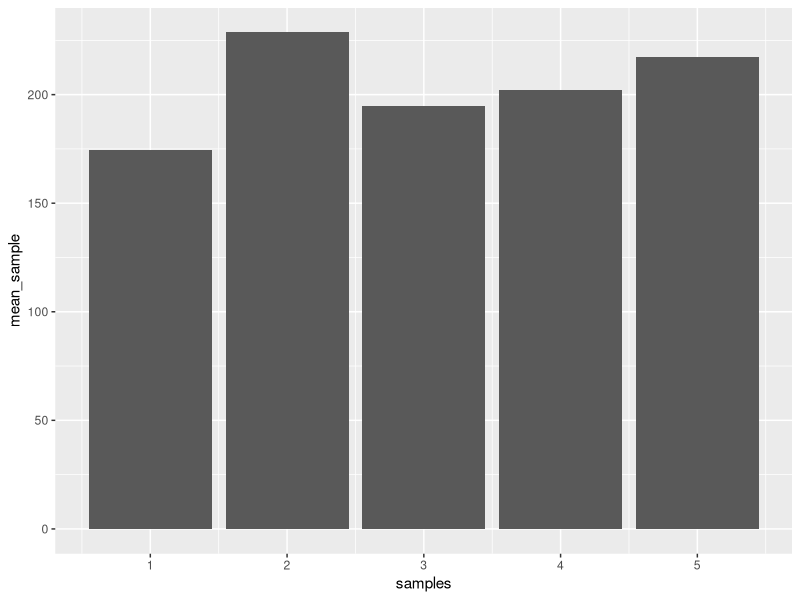
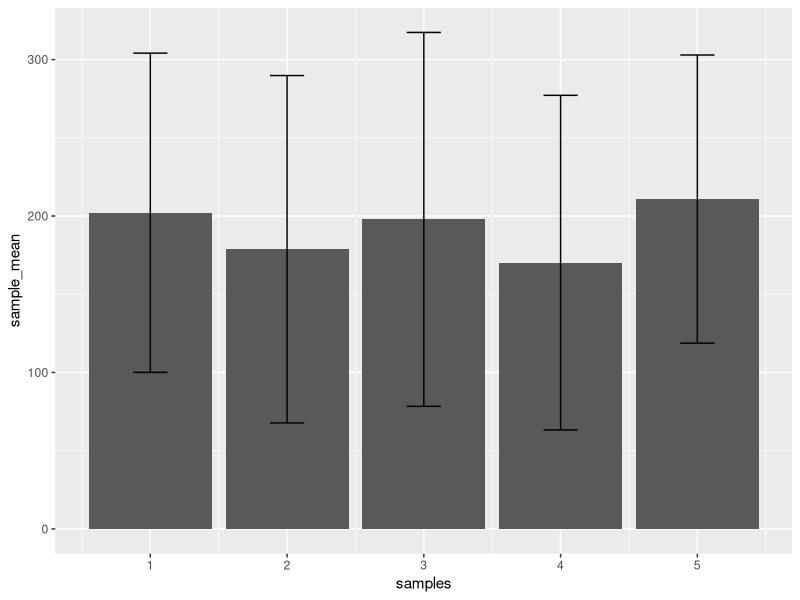
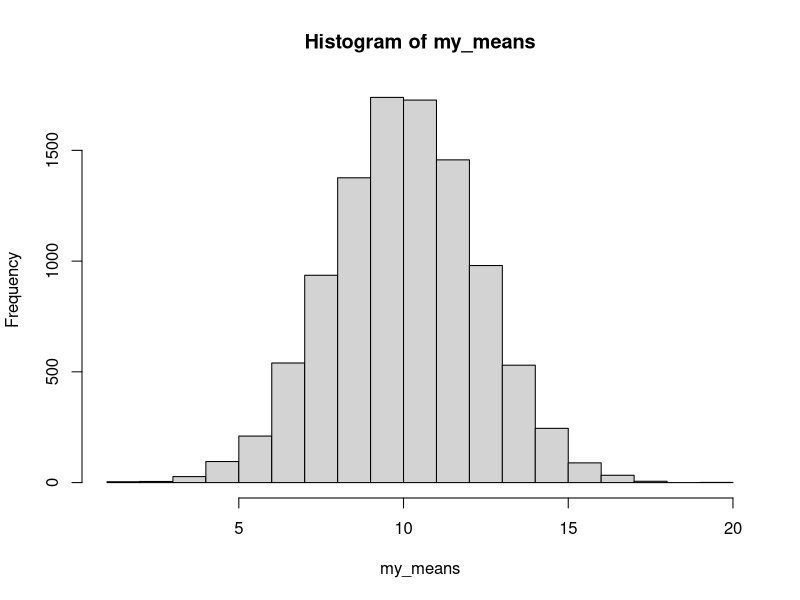
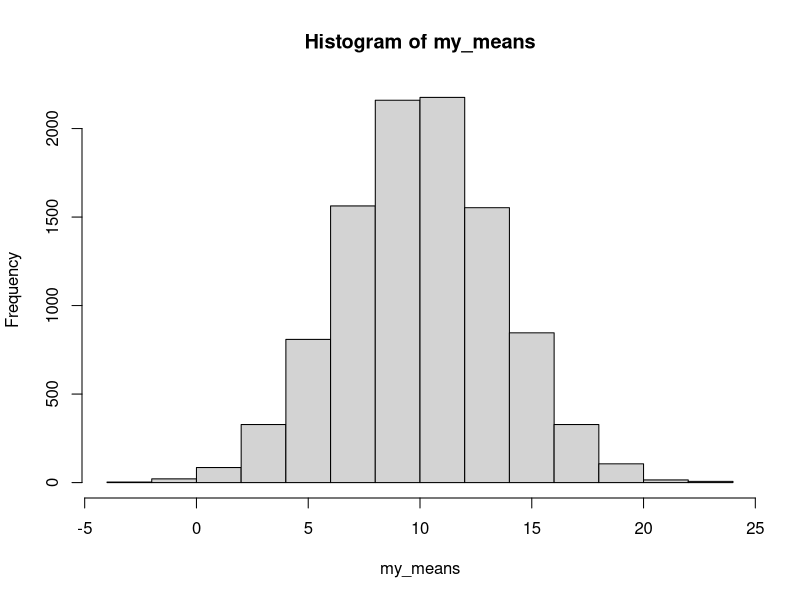
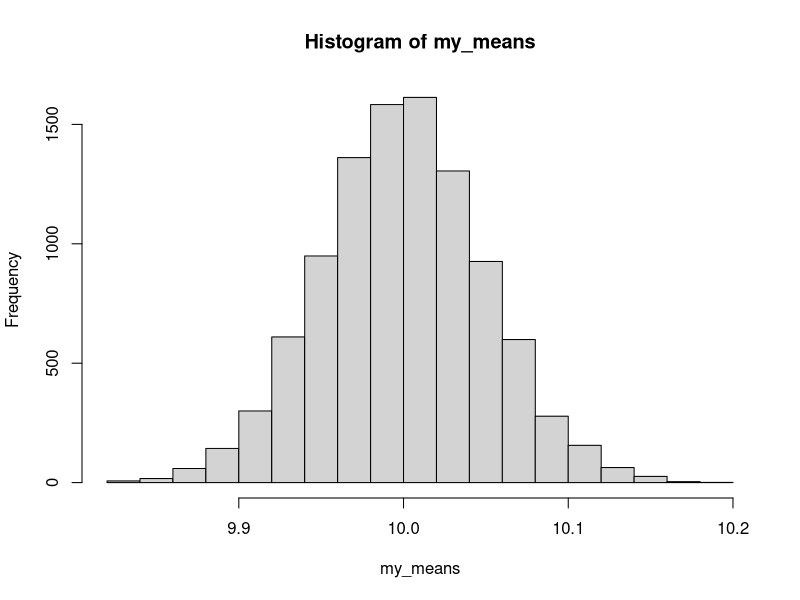

Here is the R script that generated these plots, in order:
## ---- chunk 1
knitr::opts_chunk$set(echo = TRUE)
## ---- chunk 2
# create vectors for columns
observations <- rnorm(n = 5*25, mean = 200, sd =100)
samples <- rep(1:5, each=25)

# creates table from the above vectors using data.frame()
my_data <- data.frame(observations,samples)

#get means of each group of samples
library(dplyr)

means <- my_data %>%
  group_by(samples) %>%
  summarize(mean_sample = mean(observations))

library(ggplot2)

ggplot(means,aes(y=mean_sample, x= samples))+
  geom_bar(stat="identity")
  
## ---- chunk 3
# sampling process
observations <- rnorm(5*25,mean=200, sd=100)
samples <- rep(1:5,each =25)
my_data <- data.frame(samples,observations)

# get means
means <- my_data %>%
  group_by(samples) %>%
  summarize(sample_mean = mean(observations),
            sample_sd = sd(observations))

#plot means
ggplot(means, aes(x = samples, y =sample_mean))+
  geom_bar(stat="identity") +
  geom_errorbar(aes(ymin = sample_mean - sample_sd,
                    ymax = sample_mean + sample_sd),
                width = .25)
## ---- chunk 4
rnorm(n=5, mean = 10, sd =5)
sample_sizes <- c(2, 5, 10, 50, 100)

# sample five numbers
# compute mean
mean(rnorm(n=5, mean = 10, sd = 5))

my_means <- c()
for(i in 1:10000){
 my_means[i] <- mean(rnorm(n=5, mean = 10, sd = 5))
}
hist(my_means)
mean(my_means)

my_means <- c()
for(i in 1:10000){
 my_means[i] <- mean(rnorm(n=2, mean = 10, sd = 5))
}
hist(my_means)
mean(my_means)

my_means <- c()
for(i in 1:10000){
 my_means[i] <- mean(rnorm(n=10000, mean = 10, sd = 5))
}
hist(my_means)
mean(my_means)



